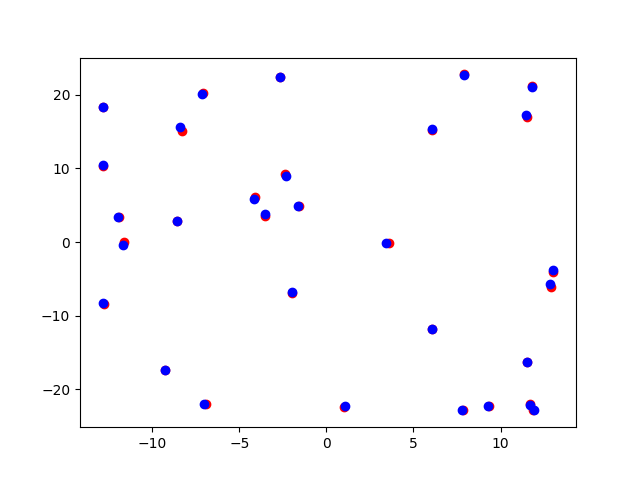

Write the Python code that produced this figure.
import numpy as np
import matplotlib.pyplot as plt

# parse csv from "position_sample.csv" into np.array with header removed
data = np.genfromtxt('position_sample.csv', delimiter=';', skip_header=1).T
rt=data[0]
rx=data[1]
ry=data[2]



p0 = 13.19073
p1 = 21.09898
p2 = -85.95925
p3 = -22.90835
p4 = -41.09652
p5 = 59.83373

x = []
y = []

for t in rt:
    x.append(p0*np.sin(p1*t+p2))
    y.append(p3*np.sin(p4*t+p5))



plt.scatter(x,y, color="red")
plt.scatter(rx,ry, color="blue")
plt.savefig("plot.png")